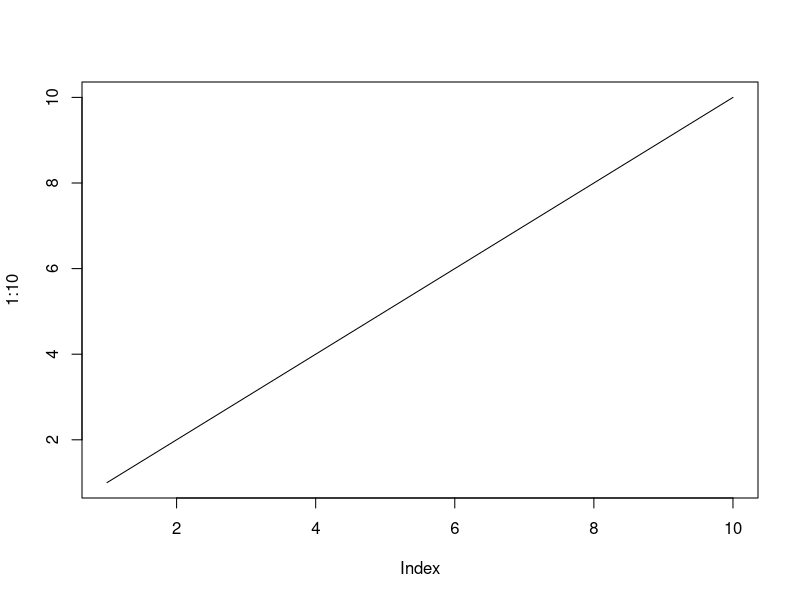
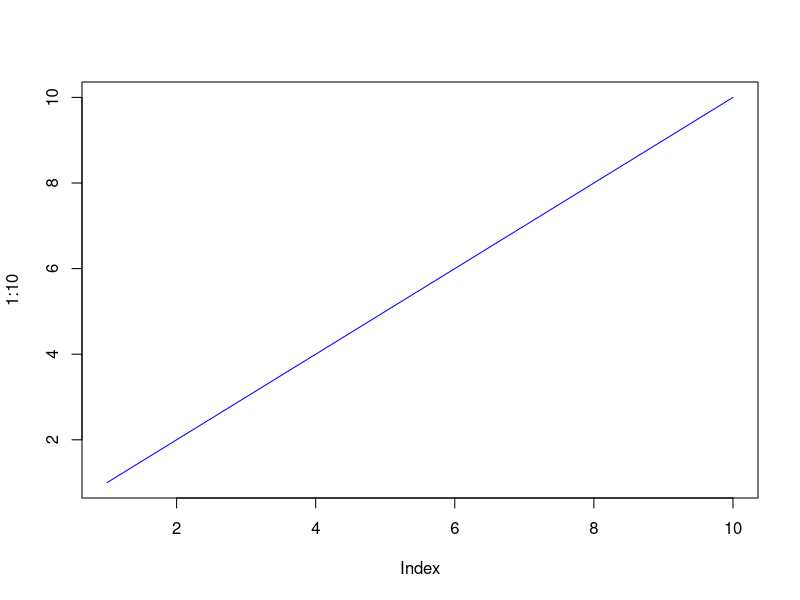
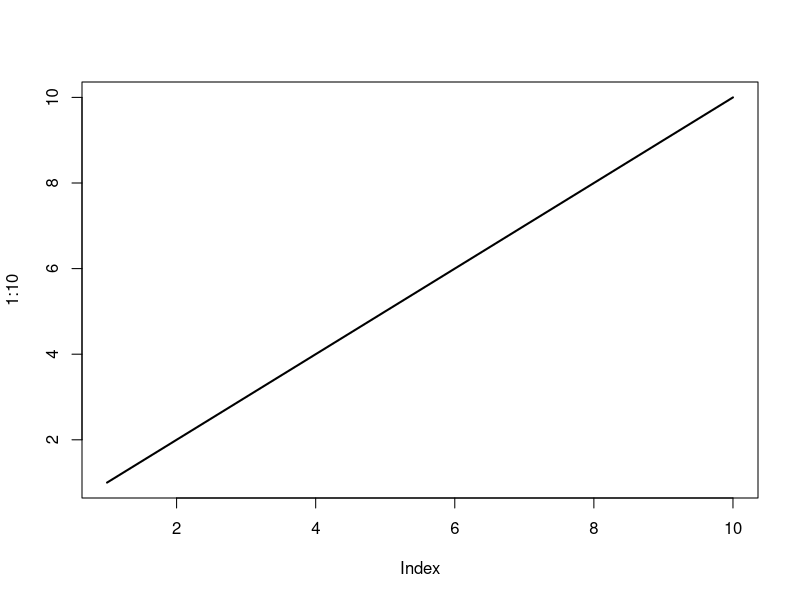
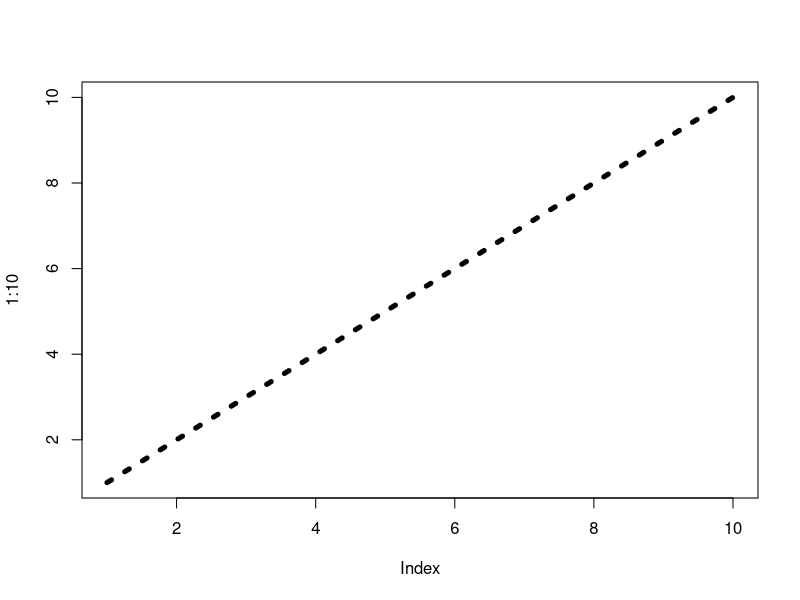
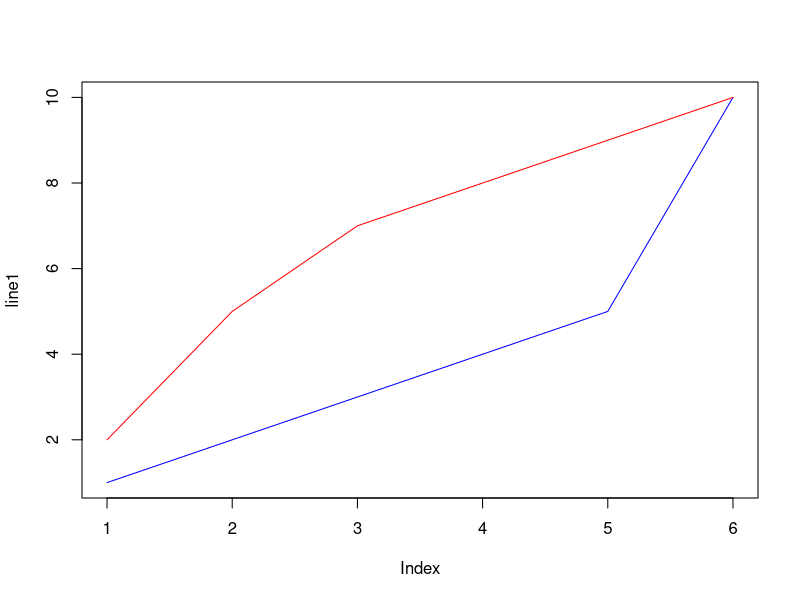

Generate these figures, in order, with R:
# 1- Line Graphs
png(file = "out1.png")

plot(1:10, type="l")


# 2- Line Color
png(file = "out2.png")

plot(1:10, type="l", col="blue")


# 3- Line Width
png(file = "out3.png")

plot(1:10, type="l", lwd=2)


# 4- Line Style
png(file = "out4.png")

plot(1:10, type="l", lwd=5, lty=3)


# 5- Multiple Lines
png(file = "out5.png")

line1 <- c(1,2,3,4,5,10)
line2 <- c(2,5,7,8,9,10)

plot(line1, type="l", col="blue")
lines(line2, type="l", col="red")